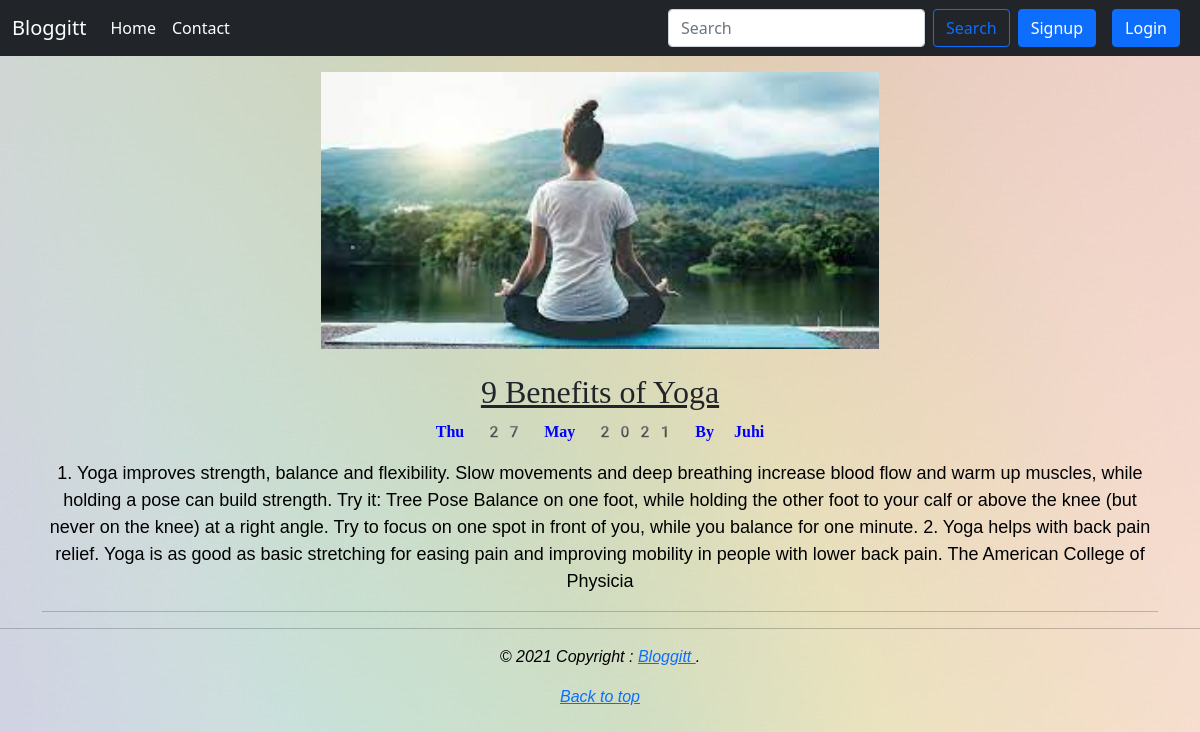
Screenshot of /blogview/9-benefits-of-yoga with the database file from the repository.
### blog/models.py (models this page shows, shortened)
class post(models.Model):
    Sno=models.AutoField(primary_key=True)
    title=models.CharField(max_length=50)
    slug = AutoSlugField(populate_from='title', max_length=20)
    user = models.ForeignKey(settings.AUTH_USER_MODEL, on_delete=models.CASCADE,blank=True,null=True)
    desc=models.TextField()
    time=models.DateTimeField(blank=True,auto_now=True)
    thumbnail=models.ImageField( upload_to='media')

### blog/views.py (the view)
# urls.py: path('blogview/<slug:slug>', views.blogview, name='blogview'),
def blogview(request, slug):
    blogs=post.objects.filter(slug=slug).first()
    return render(request,'blogview.html',{"Blog":blogs})

### templates/blogview.html (shortened to what this page needs)
{% extends 'base.html' %}
{% block body%}
<center>
 <div class = "container my-3" style="word-wrap: break-word;">
  {% if Blog.thumbnail %}
           <img src="{{Blog.thumbnail.url}}" width="50%" height="50%"/>
    {% endif %}
    <br>
    <h2 class="blog-post-title" style="font-style: normal;
    font-family: fangsong;
    text-decoration: underline;">{{Blog.title|capfirst|safe}}</h2>
      <strong><p class="blog-post-meta" style="color: blue;
       font-family: emoji;">{{Blog.time|date:"D d M Y"}} By {{Blog.user.first_name|capfirst}}</p></strong>
      <p style="
    font-family: sans-serif;
    font-size: large;
    color: black;">{{Blog.desc|capfirst}}</p>
      <hr>
</div>
</center>
{% endblock body%}

### rows the page displays
post: thumbnail (picture), title "9 Benefits of Yoga", time "Thu 27 May 2021", user.first_name "Juhi", desc "1. Yoga improves strength, balance and flexibility. Slow movements and deep breathing increase blood flow and warm up muscles, while holding a pose can build strength. Try it: Tree Pose Balance on one foot, while holding the other foot to your calf or above the knee (but never on the knee) at a right angle. Try to focus on one spot in front of you, while you balance for one minute. 2. Yoga helps with back pain relief. Yoga is as good as basic stretching for easing pain and improving mobility in people with lower back pain. The American College of Physicia"
